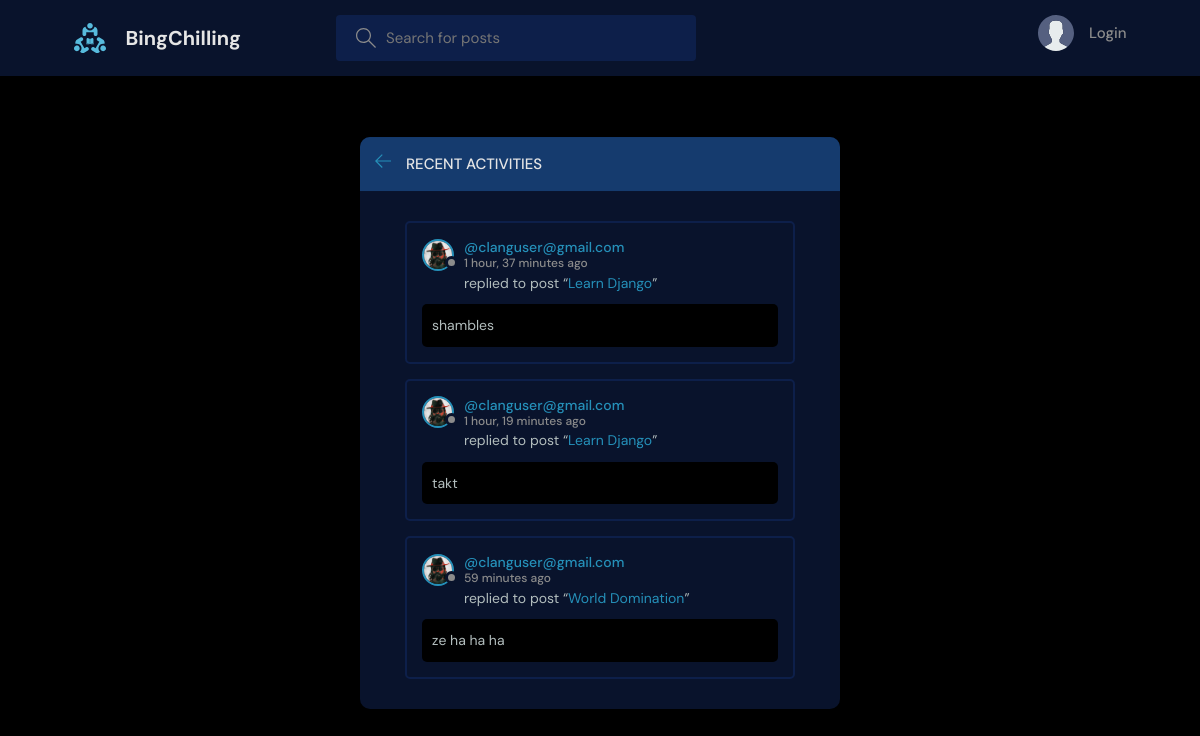
The page /activity/ on the database its author committed.
### base/models.py (models this page shows, shortened)
class Message(models.Model):
    user = models.ForeignKey(User, on_delete=models.CASCADE)
    room = models.ForeignKey(Room, on_delete=models.CASCADE)
    body = models.TextField()
    updated = models.DateTimeField(auto_now=True)
    created = models.DateTimeField(auto_now_add=True)
    class Meta:
        ordering = ['updated', 'created']

class User(AbstractUser):
    name = models.CharField(max_length=200, null=True)
    email = models.EmailField(unique=True, null=True)
    bio = models.TextField(null=True)
    avatar = models.ImageField(null=True, default="avatar.svg")
    USERNAME_FIELD = 'email'
    REQUIRED_FIELDS = ['username',]

class Room(models.Model):
    host = models.ForeignKey(User, on_delete=models.SET_NULL, null=True)
    topic = models.ForeignKey(Topic, on_delete=models.SET_NULL, null=True)
    name = models.CharField(max_length=200)
    description = models.TextField(null=True, blank=True)
    participants = models.ManyToManyField(
        User, related_name='participants', blank=True)
    updated = models.DateTimeField(auto_now=True)
    created = models.DateTimeField(auto_now_add=True)
    class Meta:
        ordering = ['-updated', '-created']
    def __str__(self):
        return self.name

### base/views.py (the view)
# urls.py: path('activity/', views.activityPage, name="activity"),
def activityPage(request):
    room_messages = Message.objects.all()
    return render(request, 'base/activity.html', {'room_messages': room_messages})

### base/templates/base/activity.html (shortened to what this page needs)
{% extends 'main.html' %}
{% block content %}
<main class="layout">
  <div class="container">
    <div class="layout__box">
      <div class="layout__boxHeader">
        <div class="layout__boxTitle">
          <a href="{% url 'home' %}">
            <svg version="1.1" xmlns="http://www.w3.org/2000/svg" width="32" height="32" viewBox="0 0 32 32">
              <title>arrow-left</title>
              <path
                d="M13.723 2.286l-13.723 13.714 13.719 13.714 1.616-1.611-10.96-10.96h27.625v-2.286h-27.625l10.965-10.965-1.616-1.607z">
              </path>
              </path>
            </svg>
          </a>
          <h3>Recent Activities</h3>
        </div>
      </div>
      <div class="activities-page layout__body">
        {% for message in room_messages %}
        <div class="activities__box">
          <div class="activities__boxHeader roomListRoom__header">
            <a href="{% url 'user-profile' message.user.id %}" class="roomListRoom__author">
              <div class="avatar avatar--small">
                <img src="{{message.user.avatar.url}}" />
              </div>
              <p>
                @{{message.user}}
                <span>{{message.created|timesince}} ago</span>
              </p>
            </a>
          </div>
          <div class="activities__boxContent">
            <p>replied to post “<a href="{% url 'room' message.room.id %}">{{message.room}}</a>”</p>
            <div class="activities__boxRoomContent">
              {{message.body}}
            </div>
          </div>
        </div>
        {% endfor %}
      </div>
    </div>
  </div>
</main>
{% endblock content %}

### static/styles/style.css (style rules this page uses)
:root { --color-main: #2590b9; --color-main-light: #5abbd9; --color-dark: #09132c; --color-dark-medium: #0d1f4a; --color-dark-light: #153b6e; --color-light: #e5e5e5; --color-gray: #8b8b8b; --color-light-gray: #b2bdbd; --color-bg: #000000; --color-success: #5dd693; --color-error: #fc4b0b; }
* { font-family: "DM Sans", -apple-system, BlinkMacSystemFont, "Segoe UI", Roboto, Oxygen, Ubuntu, Cantarell, "Open Sans", "Helvetica Neue", sans-serif; margin: 0; padding: 0; box-sizing: border-box; text-rendering: optimizeLegibility; font-size: inherit; }
html { font-size: 56.25%; }
@media only screen and (min-width: 1200px) { html { font-size: 62.5%; } }
body { line-height: 1.6; font-weight: 400; font-size: 1.5rem; color: var(--color-light-gray); background-color: var(--color-bg); min-height: 100vh; }
img { width: 100%; }
a { display: inline-block; color: var(--color-main); text-decoration: none; }
.container { max-width: 120rem; width: 90%; margin: auto; }
.avatar { position: relative; display: inline-block; border-radius: 50%; border: 2px solid var(--color-main); }
.avatar img { display: block; border-radius: 50%; object-fit: cover; object-position: center; }
.avatar::after { content: ""; display: block; position: absolute; background-color: var(--color-gray); z-index: 111; border-radius: 50%; border: 0.3rem solid var(--color-dark); }
.avatar.avatar--small img { width: 2.8rem; height: 2.8rem; }
.avatar.avatar--small:after { width: 0.7rem; height: 0.7rem; bottom: 0px; right: -6px; }
.layout { margin-top: 2.4rem; }
.layout > .container { display: flex; justify-content: space-between; align-items: flex-start; }
.layout__box { width: 90%; max-width: 48rem; min-height: 40rem; position: absolute; top: 50%; left: 50%; transform: translate(-50%, -46%); background-color: var(--color-dark); border-radius: 1rem; box-shadow: 1px 1px 6px 3px rgba(0, 0, 0, 0.1); overflow: hidden; }
.layout__boxHeader { display: flex; padding: 1.5rem; background-color: var(--color-dark-light); }
.layout__boxTitle { display: flex; gap: 1.5rem; align-items: center; }
.layout__boxTitle h3 { text-transform: uppercase; font-weight: 500; color: var(--color-light); }
.layout__boxTitle svg { width: 1.6rem; height: 1.6rem; fill: var(--color-main); }
.layout__body { margin: 3rem; }
.roomListRoom__header { display: flex; justify-content: space-between; align-items: center; }
.roomListRoom__author { font-weight: 500; display: flex; align-items: center; gap: 1rem; }
.activities__box { margin: 1.5rem; padding: 1.5rem; border: 2px solid var(--color-dark-medium); border-radius: 5px; }
.activities__boxHeader p { font-size: 1.4rem; line-height: 1.3; }
.activities__boxHeader p span { color: var(--color-gray); font-size: 1.2rem; display: block; }
.activities__boxContent { margin-left: 4.2rem; }
.activities__boxContent { font-size: 1.4rem; }
.activities__boxRoomContent { background: var(--color-bg); padding: 1rem; border-radius: 5px; margin-top: 1rem; margin-left: -4.2rem; }

### rows shown on the page
Message: user.avatar (picture), user "clanguser@gmail.com", created "1 hour, 37 minutes", room "Learn Django", body "shambles"
Message: user.avatar (picture), user "clanguser@gmail.com", created "1 hour, 19 minutes", room "Learn Django", body "takt"
Message: user.avatar (picture), user "clanguser@gmail.com", created "59 minutes", room "World Domination", body "ze ha ha ha"
